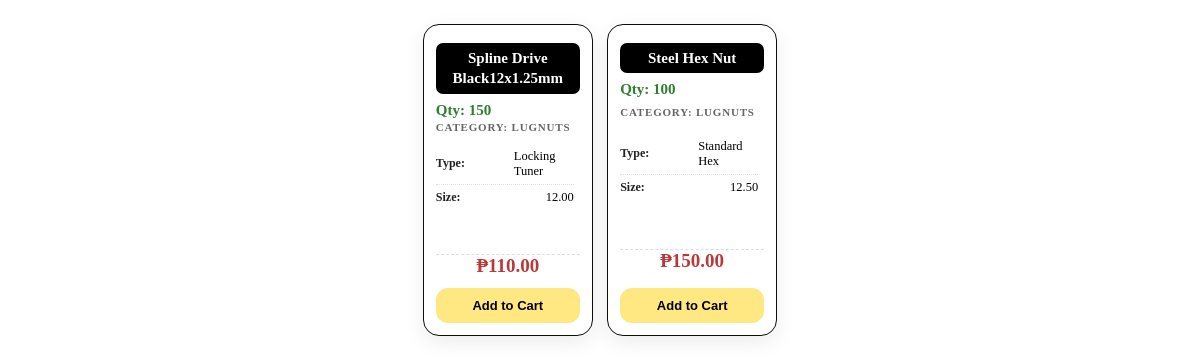
The page /getProductsData.php?category=5 (signed in) on the database its author committed.
### tables this page shows
CREATE TABLE `inventory` (
  `inventory_id` int(11) NOT NULL,
  `branch_id` int(11) NOT NULL,
  `product_id` int(11) NOT NULL,
  `quantity` int(11) NOT NULL DEFAULT 0
);

CREATE TABLE `products` (
  `product_id` int(11) NOT NULL,
  `cat_id` int(11) NOT NULL,
  `product_name` varchar(100) NOT NULL,
  `price` decimal(10,2) NOT NULL,
  `cost` decimal(10,2) NOT NULL,
  `detail1` varchar(255) DEFAULT NULL,
  `detail2` varchar(255) DEFAULT NULL,
  `detail3` varchar(255) DEFAULT NULL,
  `detail4` varchar(255) DEFAULT NULL,
  `detail5` varchar(255) DEFAULT NULL,
  `detail6` varchar(255) DEFAULT NULL,
  `critical_stock_level` int(11) DEFAULT NULL
);

CREATE TABLE `categories` (
  `category_id` int(11) NOT NULL,
  `category_name` varchar(100) NOT NULL
);

CREATE TABLE `lugnuts_details` (
  `lugnut_id` int(11) NOT NULL,
  `product_id` int(11) NOT NULL,
  `typeoflugnut` varchar(50) NOT NULL,
  `size` decimal(4,2) NOT NULL
);

### getProductsData.php (the view, shortened to what this page needs)
<?php
require_once 'includes/auth.php';
$branch_id = $_SESSION['branch_id'];
$limit = 20;
$page = isset($_GET['page']) ? (int)$_GET['page'] : 1;
$page = max(1, $page);
$offset = ($page - 1) * $limit;
$category = isset($_GET['category']) ? trim($_GET['category']) : "";
$baseSql = "FROM inventory AS i
    LEFT JOIN products AS p ON i.product_id = p.product_id
    LEFT JOIN categories AS c ON p.cat_id = c.category_id
    LEFT JOIN tire_details AS t ON p.product_id = t.product_id
    LEFT JOIN wheelweights_details AS ww ON p.product_id = ww.product_id
    LEFT JOIN tirevalve_details AS tv ON p.product_id = tv.product_id
    LEFT JOIN nitrogen_details AS nd ON p.product_id = nd.product_id
    LEFT JOIN motorcycle_tires_details AS mt ON p.product_id = mt.product_id
    LEFT JOIN mags_details AS md ON p.product_id = md.product_id
    LEFT JOIN lugnuts_details AS ld ON p.product_id = ld.product_id
    LEFT JOIN filter_details AS fd ON p.product_id = fd.product_id
    LEFT JOIN engineoil_details AS eo ON p.product_id = eo.product_id
    LEFT JOIN battery_details AS bd ON p.product_id = bd.product_id
    LEFT JOIN accessories_details AS ad ON p.product_id = ad.product_id
    WHERE i.branch_id = ?";
$params = [$branch_id];
$types = "i";
if (!empty($category)) {
    $baseSql .= " AND c.category_id = ?";
    $params[] = $category;
    $types .= "i";
}
$dataSql = "SELECT
             i.inventory_id, i.quantity,
             c.category_id, c.category_name,
             p.product_id, p.product_name, p.price, p.cost, p.detail1, p.detail2, p.detail3, p.detail4, p.detail5, p.detail6,
             t.brand AS tire_brand, t.pattern AS tire_pattern, t.made AS tire_made, t.size AS tire_size,
             ww.model AS ww_model, ww.weight AS ww_weight, ww.material AS ww_material,
             tv.valve_type AS tv_type, tv.material AS tv_material, tv.color AS tv_color,
             nd.nitrogen_percentage, nd.input_date AS nitrogen_input, nd.type_of_vehicle AS nitrogen_vehicle,
             mt.brand AS mt_brand, mt.model AS mt_model, mt.type AS mt_type, mt.size AS mt_size,
             md.brand AS md_brand, md.model AS md_model, md.size AS md_size, md.material AS md_material,
             ld.typeoflugnut, ld.size AS lugnut_size,
             fd.brand AS filter_brand, fd.typeoffilter,
             eo.brand AS eo_brand, eo.oiltype, eo.capacity AS eo_capacity,
             bd.brand AS battery_brand, bd.voltage AS battery_voltage, bd.model_number AS battery_number,
             ad.typeofaccessories, ad.brand AS acc_brand, ad.model_number AS acc_model_number, ad.material AS acc_material, ad.color AS acc_color, ad.fitment_details
             " . $baseSql . "
             ORDER BY p.product_name ASC
             LIMIT ?, ?";
$params_with_limit = array_merge($params, [$offset, $limit]);
$types_with_limit = $types . "ii";
$stmt = $conn->prepare($dataSql);
$stmt->bind_param($types_with_limit, ...$params_with_limit);
$stmt->execute();
$result = $stmt->get_result();
?>
<!DOCTYPE html>
<html lang="en">
<head>
    <link rel="stylesheet" href="assets/css/getProductsData.css">
    </head>
<body>
<div class="product-grid">
    <?php while ($row = $result->fetch_assoc()):
        $qty = max(0, (int)$row['quantity']);
        $in_stock = $qty > 0;
    ?>
    <div class="inventory-row">
        <div class="inventory-info">
            <div class="top-row">
                <div class="product-name"><?= htmlspecialchars($row['product_name']); ?></div>
<div class="product-qty <?= $in_stock ? 'in-stock' : 'out-stock' ?>"
     id="qty-<?= $row['product_id'] ?>">
    Qty: <strong><?= $qty ?></strong>
</div>
            </div>
            <div class="product-category">
                <strong>Category:</strong> <?= htmlspecialchars($row['category_name']); ?>
            </div>
        <div class="specs">
                <?php switch ($row['category_id']):
                    case 1:  ?>
                    <?php case 5:  ?>
                        <?php if ($row['typeoflugnut']): ?>
                            <div class="inventory-cell"><strong>Type:</strong> <?= htmlspecialchars($row['typeoflugnut']) ?></div>
                        <?php endif; ?>
                        <?php if ($row['lugnut_size']): ?>
                            <div class="inventory-cell"><strong>Size:</strong> <?= htmlspecialchars($row['lugnut_size']) ?></div>
                        <?php endif; ?>
                        <?php break; ?>
                <?php endswitch; ?>
            </div>
            <div class="price">₱<?= number_format((float)$row['price'], 2) ?></div>
            <?php if ($in_stock): ?>
                <button
                    class="add-to-cart-btn available"
                    type="button"
                    data-id="<?= htmlspecialchars($row['product_id']); ?>"
                    data-name="<?= htmlspecialchars($row['product_name']); ?>"
                    data-price="<?= htmlspecialchars($row['price']); ?>"
                    data-cost= "<?= htmlspecialchars($row['cost']); ?>"
                    data-qty="<?= $qty ?>"
                    data-type="<?= isset($row['category_name']) ? htmlspecialchars($row['category_name']) : ''; ?>">Add to Cart</button>
            <?php else: ?>
                <button class="add-to-cart-btn disabled" disabled>
                    Out of Stock
                </button>
            <?php endif; ?>
        </div>
    </div>
<?php endwhile; ?>
</div>
<br>
</body>
</html>

### assets/css/getProductsData.css (style rules this page uses)
.product-grid { display: flex; flex-wrap: wrap; justify-content: center; gap: 1rem; width: 100%; padding: 1rem 0; border-radius: 0px; }
.inventory-row { background: white; border-radius: 16px; overflow: hidden; box-shadow: 0 6px 20px rgba(0,0,0,0.08); transition: all 0.3s ease; display: flex; flex-direction: column; height: 310px; width: 13rem; border: 1px solid #0e0d0d; }
.inventory-info { padding: 12px; flex-grow: 1; display: flex; flex-direction: column; justify-content: space-between; }
.product-qty { font-size: 15px; font-weight: 700; }
.in-stock { color: #2e7d32; }
.product-name { font-size: 15px; font-weight: 900; color: #1a1a1a; line-height: 1.35; display: -webkit-box; -webkit-line-clamp: 2; -webkit-box-orient: vertical; overflow: hidden; margin: 6px 0 8px; }
.product-category { font-size: 11px; color: #666; text-transform: uppercase; letter-spacing: 0.8px; font-weight: 600; margin-bottom: 8px; }
.specs { flex-grow: 1; overflow-y: auto; max-height: 100px; padding-right: 6px; margin-bottom: 8px; font-size: 12.5px; scrollbar-width: thin; }
.inventory-cell { padding: 5px 0; font-size: 12.5px; display: flex; justify-content: space-between; align-items: center; border-bottom: 1px dotted #e0e0e0; }
.inventory-cell strong { flex: 0 0 78px; font-size: 12px; color: #222; font-weight: 600; }
.inventory-cell:last-child { border-bottom: none; }
.price { font-size: 19px; font-weight: 800; color: #bb3838; text-align: center; border-top: 1px dashed #ddd; margin: 0; }
.product-name { background: #000000; color: white; font-size: 15px; text-align: center; display: -webkit-box; -webkit-line-clamp: 2; -webkit-box-orient: vertical; overflow: hidden; padding: 5px 0px; border-radius: 7px; }
.add-to-cart-btn { padding: 10px; border: none; border-radius: 12px; font-size: 13px; font-weight: 700; margin-top: 8px; flex-shrink: 0; cursor: pointer; }
.add-to-cart-btn.available { background: rgb(255, 232, 130); color: rgb(0, 0, 0); }
@media (max-width: 1400px) { .product-grid { gap: 0.9rem; } }
@media (max-width: 1400px) { .inventory-row { width: 10.5rem; height: 310px; } }

### rows shown on the page
inventory: product.product_name "Spline Drive Black12x1.25mm", quantity "150", categories.category_name "LUGNUTS", lugnuts_details.typeoflugnut "Locking Tuner", lugnuts_details.size "12.00", product.price "110.00"
inventory: product.product_name "Steel Hex Nut", quantity "100", categories.category_name "LUGNUTS", lugnuts_details.typeoflugnut "Standard Hex", lugnuts_details.size "12.50", product.price "150.00"
